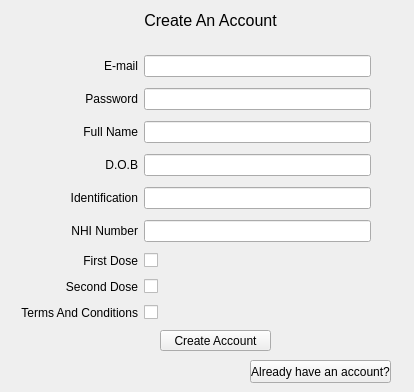
<?xml version="1.0" encoding="UTF-8"?>
<ui version="4.0">
 <class>SignUp</class>
 <widget class="QWidget" name="SignUp">
  <property name="geometry">
   <rect>
    <x>0</x>
    <y>0</y>
    <width>414</width>
    <height>392</height>
   </rect>
  </property>
  <property name="windowTitle">
   <string>Form</string>
  </property>
  <widget class="QPushButton" name="pushButton">
   <property name="geometry">
    <rect>
     <x>160</x>
     <y>330</y>
     <width>111</width>
     <height>21</height>
    </rect>
   </property>
   <property name="text">
    <string>Create Account</string>
   </property>
  </widget>
  <widget class="QLabel" name="label">
   <property name="geometry">
    <rect>
     <x>120</x>
     <y>0</y>
     <width>181</width>
     <height>41</height>
    </rect>
   </property>
   <property name="font">
    <font>
     <pointsize>12</pointsize>
    </font>
   </property>
   <property name="text">
    <string>Create An Account</string>
   </property>
   <property name="alignment">
    <set>Qt::AlignCenter</set>
   </property>
  </widget>
  <widget class="QWidget" name="verticalLayoutWidget">
   <property name="geometry">
    <rect>
     <x>-90</x>
     <y>50</y>
     <width>461</width>
     <height>275</height>
    </rect>
   </property>
   <layout class="QVBoxLayout" name="verticalLayout">
    <item>
     <layout class="QHBoxLayout" name="horizontalLayout">
      <item>
       <widget class="QLabel" name="label_2">
        <property name="text">
         <string>E-mail</string>
        </property>
        <property name="alignment">
         <set>Qt::AlignRight|Qt::AlignTrailing|Qt::AlignVCenter</set>
        </property>
        <property name="margin">
         <number>5</number>
        </property>
        <property name="indent">
         <number>0</number>
        </property>
       </widget>
      </item>
      <item>
       <widget class="QLineEdit" name="lineEdit_Username">
        <property name="sizePolicy">
         <sizepolicy hsizetype="Preferred" vsizetype="Fixed">
          <horstretch>0</horstretch>
          <verstretch>0</verstretch>
         </sizepolicy>
        </property>
       </widget>
      </item>
     </layout>
    </item>
    <item>
     <layout class="QHBoxLayout" name="horizontalLayout_7">
      <item>
       <widget class="QLabel" name="label_8">
        <property name="text">
         <string>Password</string>
        </property>
        <property name="alignment">
         <set>Qt::AlignRight|Qt::AlignTrailing|Qt::AlignVCenter</set>
        </property>
        <property name="margin">
         <number>5</number>
        </property>
        <property name="indent">
         <number>0</number>
        </property>
       </widget>
      </item>
      <item>
       <widget class="QLineEdit" name="lineEdit_Password">
        <property name="sizePolicy">
         <sizepolicy hsizetype="Preferred" vsizetype="Fixed">
          <horstretch>0</horstretch>
          <verstretch>0</verstretch>
         </sizepolicy>
        </property>
       </widget>
      </item>
     </layout>
    </item>
    <item>
     <layout class="QHBoxLayout" name="horizontalLayout_8">
      <item>
       <widget class="QLabel" name="label_9">
        <property name="text">
         <string>Full Name</string>
        </property>
        <property name="alignment">
         <set>Qt::AlignRight|Qt::AlignTrailing|Qt::AlignVCenter</set>
        </property>
        <property name="margin">
         <number>5</number>
        </property>
        <property name="indent">
         <number>0</number>
        </property>
       </widget>
      </item>
      <item>
       <widget class="QLineEdit" name="lineEdit_Name">
        <property name="sizePolicy">
         <sizepolicy hsizetype="Preferred" vsizetype="Fixed">
          <horstretch>0</horstretch>
          <verstretch>0</verstretch>
         </sizepolicy>
        </property>
        <property name="layoutDirection">
         <enum>Qt::LeftToRight</enum>
        </property>
        <property name="alignment">
         <set>Qt::AlignLeading|Qt::AlignLeft|Qt::AlignVCenter</set>
        </property>
       </widget>
      </item>
     </layout>
    </item>
    <item>
     <layout class="QHBoxLayout" name="horizontalLayout_11">
      <item>
       <widget class="QLabel" name="label_15">
        <property name="text">
         <string>D.O.B</string>
        </property>
        <property name="alignment">
         <set>Qt::AlignRight|Qt::AlignTrailing|Qt::AlignVCenter</set>
        </property>
        <property name="margin">
         <number>5</number>
        </property>
        <property name="indent">
         <number>0</number>
        </property>
       </widget>
      </item>
      <item>
       <widget class="QLineEdit" name="lineEdit_DOB">
        <property name="sizePolicy">
         <sizepolicy hsizetype="Preferred" vsizetype="Fixed">
          <horstretch>0</horstretch>
          <verstretch>0</verstretch>
         </sizepolicy>
        </property>
       </widget>
      </item>
     </layout>
    </item>
    <item>
     <layout class="QHBoxLayout" name="horizontalLayout_14">
      <item>
       <widget class="QLabel" name="label_14">
        <property name="text">
         <string>Identification</string>
        </property>
        <property name="alignment">
         <set>Qt::AlignRight|Qt::AlignTrailing|Qt::AlignVCenter</set>
        </property>
        <property name="margin">
         <number>5</number>
        </property>
        <property name="indent">
         <number>0</number>
        </property>
       </widget>
      </item>
      <item>
       <widget class="QLineEdit" name="lineEdit_ID">
        <property name="sizePolicy">
         <sizepolicy hsizetype="Preferred" vsizetype="Fixed">
          <horstretch>0</horstretch>
          <verstretch>0</verstretch>
         </sizepolicy>
        </property>
       </widget>
      </item>
     </layout>
    </item>
    <item>
     <layout class="QHBoxLayout" name="horizontalLayout_12">
      <item>
       <widget class="QLabel" name="label_13">
        <property name="text">
         <string>NHI Number</string>
        </property>
        <property name="alignment">
         <set>Qt::AlignRight|Qt::AlignTrailing|Qt::AlignVCenter</set>
        </property>
        <property name="margin">
         <number>5</number>
        </property>
        <property name="indent">
         <number>0</number>
        </property>
       </widget>
      </item>
      <item>
       <widget class="QLineEdit" name="lineEdit_NHI">
        <property name="sizePolicy">
         <sizepolicy hsizetype="Preferred" vsizetype="Fixed">
          <horstretch>0</horstretch>
          <verstretch>0</verstretch>
         </sizepolicy>
        </property>
       </widget>
      </item>
     </layout>
    </item>
    <item>
     <layout class="QHBoxLayout" name="horizontalLayout_13">
      <item>
       <widget class="QLabel" name="label_12">
        <property name="text">
         <string>First Dose</string>
        </property>
        <property name="alignment">
         <set>Qt::AlignRight|Qt::AlignTrailing|Qt::AlignVCenter</set>
        </property>
        <property name="margin">
         <number>5</number>
        </property>
        <property name="indent">
         <number>0</number>
        </property>
       </widget>
      </item>
      <item>
       <widget class="QCheckBox" name="checkBox_firstdose">
        <property name="text">
         <string/>
        </property>
       </widget>
      </item>
     </layout>
    </item>
    <item>
     <layout class="QHBoxLayout" name="horizontalLayout_9">
      <item>
       <widget class="QLabel" name="label_10">
        <property name="text">
         <string>Second Dose</string>
        </property>
        <property name="alignment">
         <set>Qt::AlignRight|Qt::AlignTrailing|Qt::AlignVCenter</set>
        </property>
        <property name="margin">
         <number>5</number>
        </property>
        <property name="indent">
         <number>0</number>
        </property>
       </widget>
      </item>
      <item>
       <widget class="QCheckBox" name="checkBox_seconddose">
        <property name="text">
         <string/>
        </property>
       </widget>
      </item>
     </layout>
    </item>
    <item>
     <layout class="QHBoxLayout" name="horizontalLayout_10">
      <item>
       <widget class="QLabel" name="label_11">
        <property name="text">
         <string>Terms And Conditions</string>
        </property>
        <property name="alignment">
         <set>Qt::AlignRight|Qt::AlignTrailing|Qt::AlignVCenter</set>
        </property>
        <property name="margin">
         <number>5</number>
        </property>
        <property name="indent">
         <number>0</number>
        </property>
       </widget>
      </item>
      <item>
       <widget class="QCheckBox" name="checkBox_tc">
        <property name="text">
         <string/>
        </property>
       </widget>
      </item>
     </layout>
    </item>
   </layout>
  </widget>
  <widget class="QPushButton" name="pushButton_2">
   <property name="geometry">
    <rect>
     <x>250</x>
     <y>360</y>
     <width>141</width>
     <height>23</height>
    </rect>
   </property>
   <property name="text">
    <string>Already have an account?</string>
   </property>
  </widget>
 </widget>
 <resources/>
 <connections/>
</ui>
